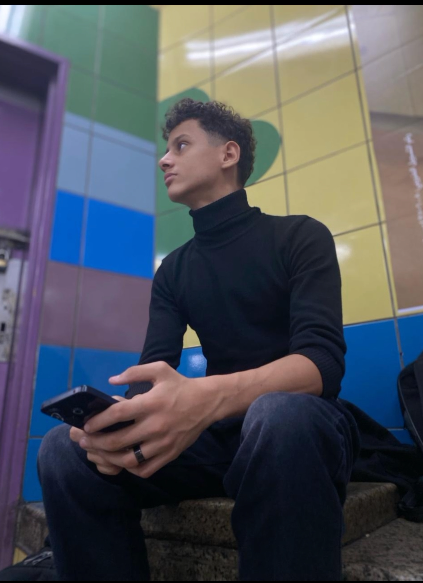
#> input picture Screenshot 2026-04-20 002414.png, 423 x 583 px
$ python 'lesson 87 (ashil).py'
#> lines starting #> are read from the running program, lines starting #| are printed output that depends on the picture
# نستورد المكتبة:
from PIL import Image

# نحط رابط الصوره الي اخل ملف الكود لو كان جماعي ولو كان خاص نحط رابطها الي في الكمبيوتر:
urlofimage = "Screenshot 2026-04-20 002414.png"

# نفتحها عشان نعدل عليها براحتنا
# (ملاحظة: الفتح ليس عرض الصورة)
myimage = Image.open(urlofimage)
#> myimage is the input picture: PIL image 423x583 RGBA; mean R, G, B, A 78.6, 82.7, 91.1, 255

# نحط احداثيات نستخدمها للقص داخل متغير
mybox = (50, 200, 600, 600)

# نقص ونحط متغير الاحداثيات:
croping = myimage.crop(mybox)
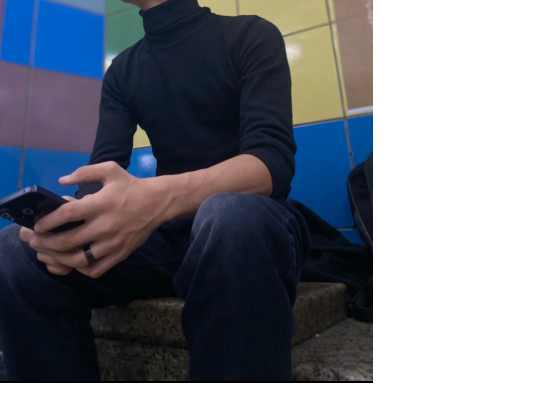
#> croping: PIL image 550x400 RGBA; mean R, G, B, A 30.6, 34.9, 43.9, 165.6; transparent parts drawn white

# نحطهم كلهم في متغير ونغير اللون للاسود باستخدام حرف ال :
myconveted = croping.convert("L")
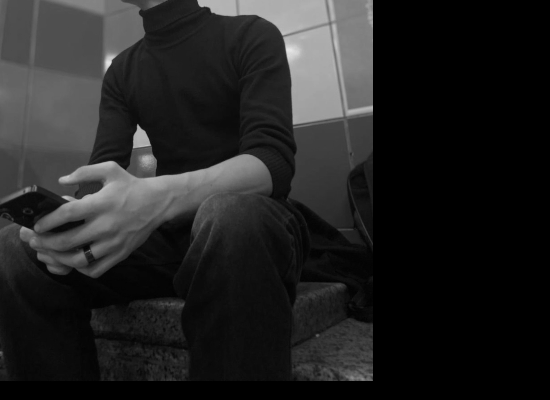
#> myconveted: PIL image 550x400 L; min 0, max 229, mean 34.6

# نعرض الصورة:
myconveted.show()

# نحفظها في اسم جديد عشان تشتغل وتنعرض ب نجاح :
myconveted.save("newimage.png")

# (ملاحظة: في حركات للتعديل افضل لاكن هو ذكر قال انها كثيره والافضل انك تدرسها لانها سهلة وما تحتاج شرح)
# وهذا هو الرابط الي اعطانا عشان نذاكر منه
# https://pillow.readthedocs.io/en/stable/handbook/tutorial.html
